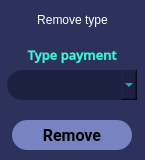
    <widget class="QWidget" name="profil_8" native="true">
     <property name="geometry">
      <rect>
       <x>515</x>
       <y>520</y>
       <width>145</width>
       <height>160</height>
      </rect>
     </property>
     <property name="minimumSize">
      <size>
       <width>0</width>
       <height>0</height>
      </size>
     </property>
     <property name="maximumSize">
      <size>
       <width>1000</width>
       <height>1000</height>
      </size>
     </property>
     <property name="styleSheet">
      <string notr="true">background-color: #2c325c;
border-radius:10px;</string>
     </property>
     <widget class="QLabel" name="label_2">
      <property name="geometry">
       <rect>
        <x>0</x>
        <y>10</y>
        <width>145</width>
        <height>20</height>
       </rect>
      </property>
      <property name="styleSheet">
       <string notr="true">color: #fff;
font: 57 11pt &quot;Roboto Medium&quot;;
background-color: none;</string>
      </property>
      <property name="text">
       <string>&lt;html&gt;&lt;head/&gt;&lt;body&gt;&lt;p align=&quot;center&quot;&gt;Remove type&lt;/p&gt;&lt;/body&gt;&lt;/html&gt;</string>
      </property>
     </widget>
     <widget class="QPushButton" name="remove_type">
      <property name="geometry">
       <rect>
        <x>12</x>
        <y>120</y>
        <width>120</width>
        <height>30</height>
       </rect>
      </property>
      <property name="minimumSize">
       <size>
        <width>0</width>
        <height>30</height>
       </size>
      </property>
      <property name="maximumSize">
       <size>
        <width>280</width>
        <height>40</height>
       </size>
      </property>
      <property name="font">
       <font>
        <family>Roboto</family>
        <pointsize>12</pointsize>
        <weight>75</weight>
        <bold>true</bold>
       </font>
      </property>
      <property name="styleSheet">
       <string notr="true">background-color: #7884C1;
border-radius: 15px;
color: #000000;</string>
      </property>
      <property name="text">
       <string>Remove</string>
      </property>
      <attribute name="buttonGroup">
       <string notr="true">set_payment_type</string>
      </attribute>
     </widget>
     <widget class="QLabel" name="typepay_3">
      <property name="geometry">
       <rect>
        <x>12</x>
        <y>40</y>
        <width>120</width>
        <height>30</height>
       </rect>
      </property>
      <property name="minimumSize">
       <size>
        <width>0</width>
        <height>30</height>
       </size>
      </property>
      <property name="maximumSize">
       <size>
        <width>16777215</width>
        <height>30</height>
       </size>
      </property>
      <property name="font">
       <font>
        <family>Open Sans SemiBold</family>
        <pointsize>10</pointsize>
        <weight>75</weight>
        <bold>true</bold>
       </font>
      </property>
      <property name="styleSheet">
       <string notr="true">color: #3ef3d3;
border: 0;
background-color: 0;</string>
      </property>
      <property name="text">
       <string>&lt;html&gt;&lt;head/&gt;&lt;body&gt;&lt;p align=&quot;center&quot;&gt;Type payment&lt;/p&gt;&lt;/body&gt;&lt;/html&gt;</string>
      </property>
     </widget>
     <widget class="QComboBox" name="selected_type_2">
      <property name="geometry">
       <rect>
        <x>7</x>
        <y>70</y>
        <width>130</width>
        <height>30</height>
       </rect>
      </property>
      <property name="minimumSize">
       <size>
        <width>130</width>
        <height>30</height>
       </size>
      </property>
      <property name="maximumSize">
       <size>
        <width>130</width>
        <height>30</height>
       </size>
      </property>
      <property name="font">
       <font>
        <family>Roboto Medium</family>
        <pointsize>10</pointsize>
        <weight>50</weight>
        <bold>false</bold>
       </font>
      </property>
      <property name="styleSheet">
       <string notr="true">background-color: #1d2141;
color: #3ef3d3;
border-radius: 15px;
padding: 0 0 0 15px;</string>
      </property>
     </widget>
    </widget>
